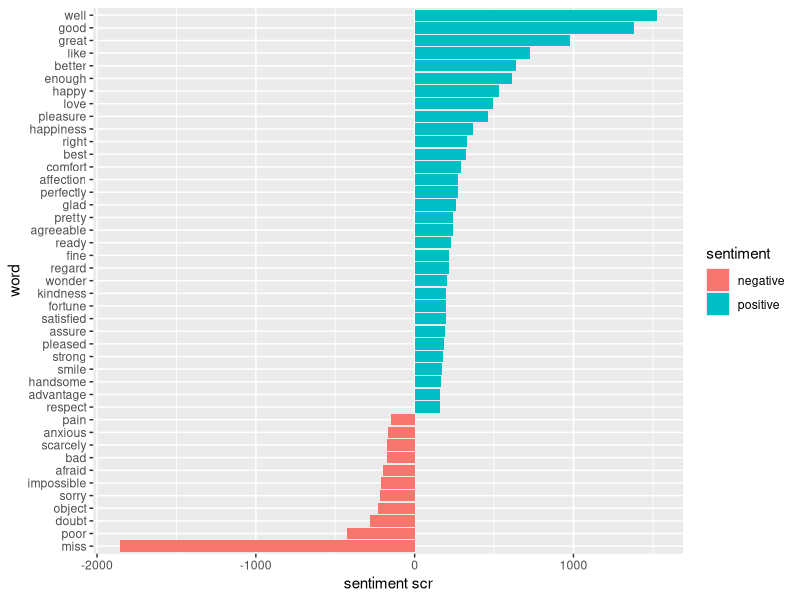
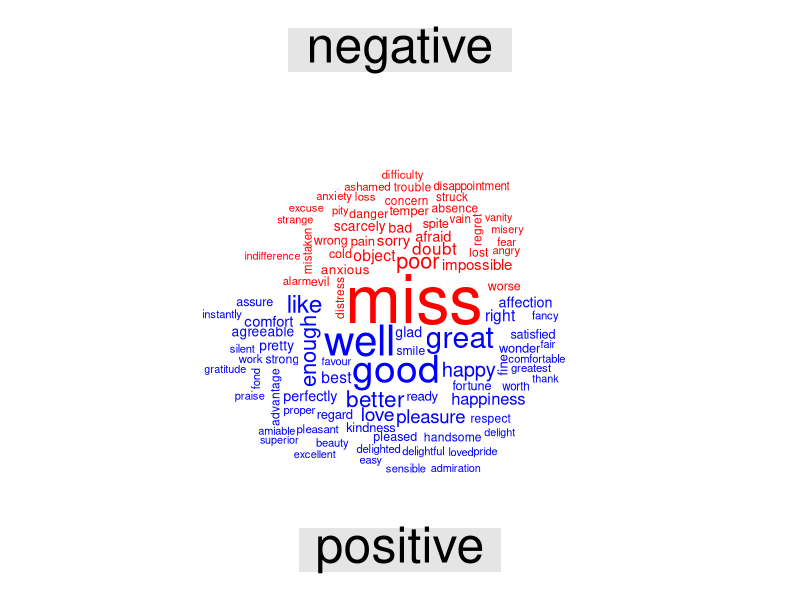

The R script that drew these images, in order:
#library(tidytext);
#library(janeaustenr);

library(janeaustenr)
library(stringr)
library(tidyr)
library(tibble)
library(dplyr)
library(tidytext)
library(ggplot2)


ID <- c(1:50)

## Creating sex variable (25 males/25 females)
Sex <- rep(c("male", "female"), 25) # rep stands for replicate

## Creating age variable (20-39 year olds)
Age <- c(26, 25, 39, 37, 31, 34, 34, 30, 26, 33, 
         39, 28, 26, 29, 33, 22, 35, 23, 26, 36, 
         21, 20, 31, 21, 35, 39, 36, 22, 22, 25, 
         27, 30, 26, 34, 38, 39, 30, 29, 26, 25, 
         26, 36, 23, 21, 21, 39, 26, 26, 27, 21) 

## Creating a dependent variable called Score
Score <- c(0.010, 0.418, 0.014, 0.090, 0.061, 0.328, 0.656, 0.002, 0.639, 0.173, 
           0.076, 0.152, 0.467, 0.186, 0.520, 0.493, 0.388, 0.501, 0.800, 0.482, 
           0.384, 0.046, 0.920, 0.865, 0.625, 0.035, 0.501, 0.851, 0.285, 0.752, 
           0.686, 0.339, 0.710, 0.665, 0.214, 0.560, 0.287, 0.665, 0.630, 0.567, 
           0.812, 0.637, 0.772, 0.905, 0.405, 0.363, 0.773, 0.410, 0.535, 0.449)

## Creating a unified dataset that puts together all variables
data <- tibble(ID, Sex, Age, Score);
# print(data)
# group_by(data)


# library(janeaustenr)
# library(dplyr)
# library(stringr)



# original_books <- austen_books() %>%
#   group_by(book) %>%
#   mutate(line = row_number(),
#          chapter = cumsum(str_detect(text, regex("^chapter [\\divxlc]",
#                                                  ignore_case = TRUE)))) %>%
#   ungroup()

# print(original_books)

# print(colnames(original_books))

# print(group_by(austen_books(),text))

tidy_data <- austen_books() %>%
  group_by(book) %>%
  mutate(linenumber = row_number(),
         chapter = cumsum(str_detect(text, regex("^chapter [\\divxlc]",
                                                 ignore_case = TRUE)))) %>%
  ungroup() %>% 
  unnest_tokens(word, text)

#print(tidy_data)

possentiment<-get_sentiments("bing") %>% filter(sentiment=="positive");
#print(tidy_data %>% filter(book=='Emma'))

#print(tidy_data %>% filter(book=='Emma') %>% semi_join(possentiment) %>% count(word,sort = TRUE))


bing<-get_sentiments(lexicon = "bing");
emmasent<-tidy_data %>% inner_join(bing) %>% count(book="Emma",index=linenumber %/% 80,sentiment) %>% 
  spread(sentiment,n,fill=0) %>% mutate(sentiment=positive-negative);


#print(emmasent);


barplt<-ggplot(emmasent,aes(index,sentiment,fill=book))+geom_bar(stat = "identity",show.legend = TRUE)+
  facet_wrap(~book,ncol=2,scales = "free_x");

countoword<-tidy_data %>% inner_join(bing) %>% count(word,sentiment,sort = TRUE);
print(head(countoword))


split<-countoword %>% filter(n>150) %>% mutate(n=ifelse(sentiment=="negative",-n,n)) %>% mutate(word = reorder(word, n))

grapsplit<-ggplot(split,aes(word,n,fill=sentiment))+geom_col()+coord_flip()+labs(y="sentiment scr");
print(split);
print(grapsplit);

library(wordcloud)
library(reshape2)

cloud<-tidy_data %>% inner_join(bing) %>% count(word,sentiment,sort = TRUE) %>% acast(word~sentiment,value.var="n",fill=0) %>% 
  comparison.cloud(colors = c("Red","Blue"),max.words = 100)
print(cloud)



# data %>% group_by(Sex, Age) %>%     # grouped by Sex and Age
#   summarize(m = mean(Score),
#             s = sd(Score),   
#             n = n())

#print(austen_books())
